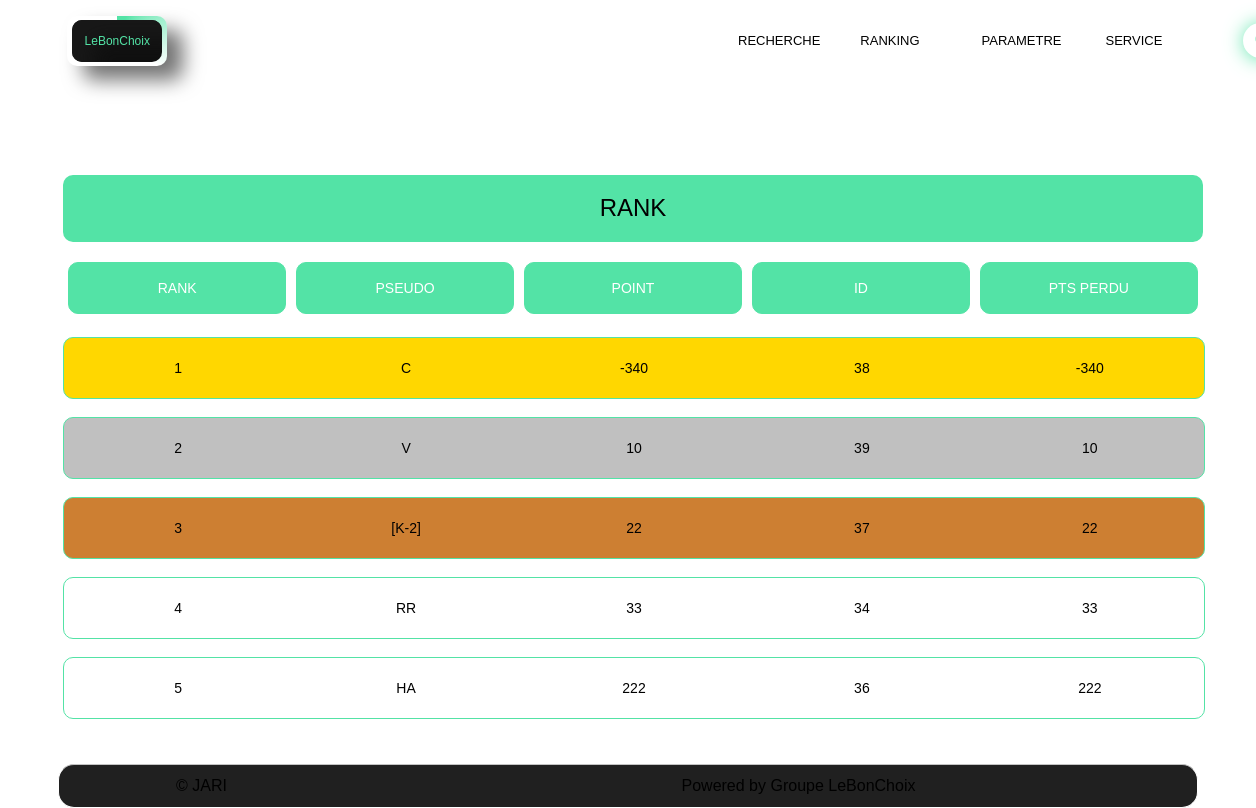
/index.php?page=ranking (signed in), run on the app's committed database.
### tables this page shows
CREATE TABLE `users` (
  `id` int(11) NOT NULL,
  `pseudo` varchar(255) NOT NULL,
  `mdp` varchar(255) NOT NULL,
  `role` varchar(255) NOT NULL,
  `email` varchar(255) NOT NULL,
  `entreprise` varchar(250) DEFAULT NULL,
  `adresse` varchar(250) DEFAULT NULL,
  `numero` int(10) DEFAULT NULL,
  `point` int(11) DEFAULT NULL
);

### view/view.php (called while the page is built)
<?php
include_once "header.php";
include_once $page.".php";
include_once  "footer.php";
?>

### index.php (called while the page is built, shortened)
<?php
include_once "controller/controller.php";
include_once "view/view.php";
?>

### model/media.php (called while the page is built, shortened)
<?php
function ranking(){
	global $c;
	$sql = " SELECT * FROM users ORDER BY point ";
	$resultat = mysqli_query($c, $sql);
	return $resultat;
}

### view/ranking.php (the view, shortened to what this page needs)
<div class='containerRank'>
    <div class='cardHeaderRank'>
        <h2>Rank</h2>
    </div>
    <div class='cardRank'>
        <form>
            <div class=cardBodyRank>
                <div class="cardBodyInnerLil">
                    <strong>Rank</strong>
                </div>
                <div class="cardBodyInnerLil">
                    <strong>Pseudo</strong>
                </div>
                <div class="cardBodyInnerLil">
                    <strong>point</strong>
                </div>
                <div class="cardBodyInnerLil">
                    <strong>id</strong>
                </div>
                <div class="cardBodyInnerLil">
                    <strong>pts Perdu</strong>
                </div>
            </div>
            <?php
                $cardBodyInner = ranking();
                $i = 1;
                while( $row = mysqli_fetch_assoc($cardBodyInner)){
                   if($row["role"]!='Pro'){
                    echo'
                    <a class="button" href ="index.php?page=profil&id='.$row["id"].'">
                        <div class="hajazayda">
                            <div class="cardBodyInnerLil2">' .$i. ' </div>
                            <div class="cardBodyInnerLil2">' . $row["pseudo"] . ' </div>
                            <div class="cardBodyInnerLil2"> '. $row["point"] . ' </div>
                            <div class="cardBodyInnerLil2">'. $row["id"] . ' </div>
                            <div class="cardBodyInnerLil2">'. $row["point"] . ' </div>
                        </div>
                    </a>
                        ';
                        $i++;
                    }
                }
                echo'
                </div>';
            ?>
    </div>

### css/style.css (style rules this page uses)
html, body { height: 100%; scroll-behavior: smooth; position: relative; background: white; }
* { text-decoration: none; }
body { display: grid; grid-gap: 5px; height: 100%; padding: 0% 4% 0% 4%; }
.button { text-align: center; color: black; padding: 10px; font-size: 13px; text-decoration: none; cursor: pointer; border-radius: 16px; width: 50%; margin: 10px; text-transform: uppercase; }
h2 { text-transform: uppercase; }
strong { text-transform: uppercase; }
a { color: white; }
* { font-family: 'Source Sans Pro', sans-serif; font-weight: 300; }
.containerRank { display: flex; place-content: center; align-content: center; width:100%; flex-direction: column; padding:5px; }
.cardRank { display: flex; place-content: center; align-content: center; width:100%; flex-direction: column; position: relative; margin:5px 0px; }
.cardHeaderRank { display: flex; place-content: center; align-content: center; width:100%; background: #53e3a6; position: relative; color: black; margin:10px 0px; border-radius:10px; }
.cardBodyRank { display: flex; width: 100%; flex-wrap: wrap; place-content:center; align-items:center; justify-content: space-evenly; border-radius: 10px; }
.hajazayda { display: flex; width: 100%; flex-wrap: wrap; place-content:center; align-items:center; justify-content: space-evenly; border-radius: 10px; border:solid 1px #53e3a6; }
.cardBodyInnerLil { border:solid 1px #53e3a6; background: #53e3a6; border-radius: 10px; font-size: 14px; margin:5px 5px; overflow: hidden; flex: 1 1 15%; place-content: center; align-items: center; display: flex; width:110px; color: white; height: 50px; }
.cardBodyInnerLil2 { border-radius: 10px; font-size: 14px; margin:5px 5px; overflow: hidden; flex: 1 1 15%; place-content: center; align-items: center; display: flex; width:110px; color: black; height: 50px; }
a.button:nth-child(2) > .hajazayda:nth-child(1) { background-color: gold; }
a.button:nth-child(3) > .hajazayda:nth-child(1) { background-color: silver; }
a.button:nth-child(4) > .hajazayda:nth-child(1) { background-color: #CD7F32; }

### data on the page
users: pseudo "C", point "-340", id "38"
users: pseudo "V", point "10", id "39"
users: pseudo "[K-2]", point "22", id "37"
users: pseudo "RR", point "33", id "34"
users: pseudo "HA", point "222", id "36"
